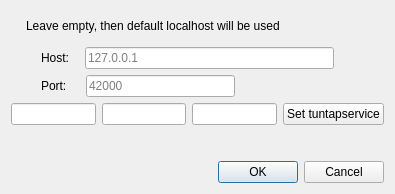
<?xml version="1.0" encoding="UTF-8"?>
<ui version="4.0">
 <class>Dialog</class>
 <widget class="QDialog" name="Dialog">
  <property name="geometry">
   <rect>
    <x>0</x>
    <y>0</y>
    <width>395</width>
    <height>194</height>
   </rect>
  </property>
  <property name="windowTitle">
   <string>Set host address and port</string>
  </property>
  <property name="modal">
   <bool>false</bool>
  </property>
  <layout class="QVBoxLayout">
   <item>
    <layout class="QHBoxLayout" name="horizontalLayout">
     <item>
      <spacer name="horizontalSpacer_7">
       <property name="orientation">
        <enum>Qt::Horizontal</enum>
       </property>
       <property name="sizeType">
        <enum>QSizePolicy::Maximum</enum>
       </property>
       <property name="sizeHint" stdset="0">
        <size>
         <width>15</width>
         <height>20</height>
        </size>
       </property>
      </spacer>
     </item>
     <item>
      <widget class="QLabel" name="label_3">
       <property name="text">
        <string>Leave empty, then default localhost will be used</string>
       </property>
      </widget>
     </item>
    </layout>
   </item>
   <item>
    <layout class="QHBoxLayout" name="horizontalLayout_2">
     <item>
      <spacer name="horizontalSpacer_3">
       <property name="orientation">
        <enum>Qt::Horizontal</enum>
       </property>
       <property name="sizeType">
        <enum>QSizePolicy::Maximum</enum>
       </property>
       <property name="sizeHint" stdset="0">
        <size>
         <width>30</width>
         <height>20</height>
        </size>
       </property>
      </spacer>
     </item>
     <item>
      <widget class="QLabel" name="label">
       <property name="text">
        <string>Host:</string>
       </property>
      </widget>
     </item>
     <item>
      <spacer name="horizontalSpacer_6">
       <property name="orientation">
        <enum>Qt::Horizontal</enum>
       </property>
       <property name="sizeType">
        <enum>QSizePolicy::Maximum</enum>
       </property>
       <property name="sizeHint" stdset="0">
        <size>
         <width>10</width>
         <height>20</height>
        </size>
       </property>
      </spacer>
     </item>
     <item>
      <widget class="QLineEdit" name="host_lineEdit">
       <property name="text">
        <string/>
       </property>
       <property name="placeholderText">
        <string>127.0.0.1</string>
       </property>
      </widget>
     </item>
     <item>
      <spacer name="horizontalSpacer_4">
       <property name="orientation">
        <enum>Qt::Horizontal</enum>
       </property>
       <property name="sizeType">
        <enum>QSizePolicy::Maximum</enum>
       </property>
       <property name="sizeHint" stdset="0">
        <size>
         <width>50</width>
         <height>20</height>
        </size>
       </property>
      </spacer>
     </item>
    </layout>
   </item>
   <item>
    <layout class="QHBoxLayout" name="horizontalLayout_3">
     <item>
      <spacer name="horizontalSpacer_2">
       <property name="orientation">
        <enum>Qt::Horizontal</enum>
       </property>
       <property name="sizeType">
        <enum>QSizePolicy::Maximum</enum>
       </property>
       <property name="sizeHint" stdset="0">
        <size>
         <width>30</width>
         <height>20</height>
        </size>
       </property>
      </spacer>
     </item>
     <item>
      <widget class="QLabel" name="label_2">
       <property name="text">
        <string>Port: </string>
       </property>
      </widget>
     </item>
     <item>
      <spacer name="horizontalSpacer_5">
       <property name="orientation">
        <enum>Qt::Horizontal</enum>
       </property>
       <property name="sizeType">
        <enum>QSizePolicy::Maximum</enum>
       </property>
       <property name="sizeHint" stdset="0">
        <size>
         <width>10</width>
         <height>20</height>
        </size>
       </property>
      </spacer>
     </item>
     <item>
      <widget class="QLineEdit" name="port_lineEdit">
       <property name="text">
        <string/>
       </property>
       <property name="placeholderText">
        <string>42000</string>
       </property>
      </widget>
     </item>
     <item>
      <spacer name="horizontalSpacer">
       <property name="orientation">
        <enum>Qt::Horizontal</enum>
       </property>
       <property name="sizeHint" stdset="0">
        <size>
         <width>40</width>
         <height>20</height>
        </size>
       </property>
      </spacer>
     </item>
    </layout>
   </item>
   <item>
    <layout class="QHBoxLayout" name="horizontalLayout_5">
     <item>
      <widget class="QLineEdit" name="tuntapPathLine"/>
     </item>
     <item>
      <widget class="QLineEdit" name="sudoScriptLine">
       <property name="text">
        <string/>
       </property>
      </widget>
     </item>
     <item>
      <widget class="QLineEdit" name="tuntapLine"/>
     </item>
     <item>
      <widget class="QPushButton" name="tuntapBtn">
       <property name="text">
        <string>Set tuntapservice</string>
       </property>
      </widget>
     </item>
    </layout>
   </item>
   <item>
    <spacer name="verticalSpacer">
     <property name="orientation">
      <enum>Qt::Vertical</enum>
     </property>
     <property name="sizeType">
      <enum>QSizePolicy::Maximum</enum>
     </property>
     <property name="sizeHint" stdset="0">
      <size>
       <width>20</width>
       <height>30</height>
      </size>
     </property>
    </spacer>
   </item>
   <item>
    <widget class="QDialogButtonBox" name="buttonBox">
     <property name="orientation">
      <enum>Qt::Horizontal</enum>
     </property>
     <property name="standardButtons">
      <set>QDialogButtonBox::Cancel|QDialogButtonBox::Ok</set>
     </property>
    </widget>
   </item>
  </layout>
 </widget>
 <resources/>
 <connections>
  <connection>
   <sender>buttonBox</sender>
   <signal>accepted()</signal>
   <receiver>Dialog</receiver>
   <slot>accept()</slot>
   <hints>
    <hint type="sourcelabel">
     <x>248</x>
     <y>254</y>
    </hint>
    <hint type="destinationlabel">
     <x>157</x>
     <y>274</y>
    </hint>
   </hints>
  </connection>
  <connection>
   <sender>buttonBox</sender>
   <signal>rejected()</signal>
   <receiver>Dialog</receiver>
   <slot>reject()</slot>
   <hints>
    <hint type="sourcelabel">
     <x>316</x>
     <y>260</y>
    </hint>
    <hint type="destinationlabel">
     <x>286</x>
     <y>274</y>
    </hint>
   </hints>
  </connection>
 </connections>
</ui>
